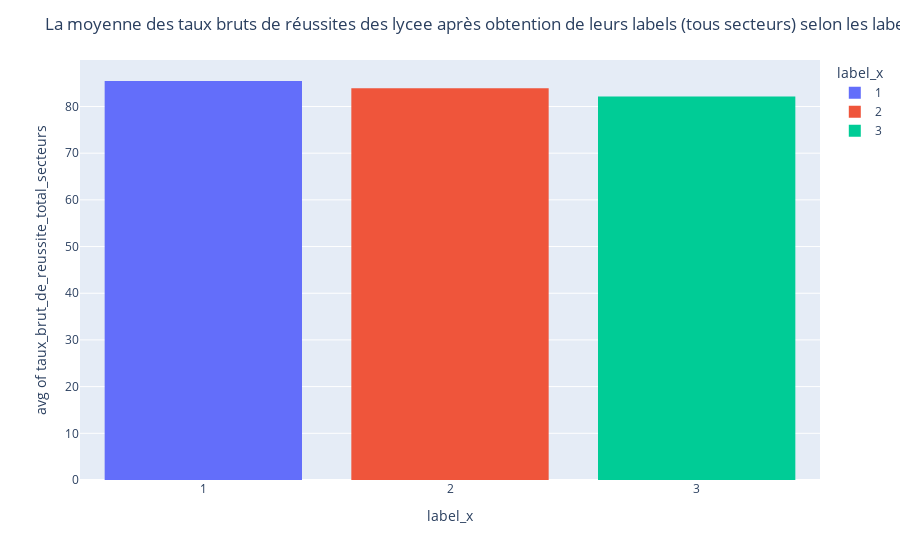

The code cell stored with this chart in its notebook:
### Markdown cell above
**Taux de réussite constaté**

- Le taux de réussite au baccalauréat est la proportion, parmi les élèves présents à l’examen, de ceux qui ont obtenu le diplôme
- Le graphique ci-dessous montre que le moyenne du taux de réussite est presque similaire selon que l'école
    a un abel 1 ou 3.
- Il est donc intéréssant d'aller voir qu'elle étaient les moyennes de taux de réussite de ces écoles avant
    obtention de leurs labels numérique !

### Code cell
# transform label to numeric
df_result["label_x"] = pd.to_numeric(df_result["label_x"])
#sort label by ascending order
df_result.sort_values(by="label_x",inplace=True)
# re transform label to str so it can be a discrete value for visualisations (discrete value)
df_result["label_x"] = df_result["label_x"].apply(str)

#plotting a histogram 
fig = px.histogram(df_result[df_result["resultat_apres_label"] == True], x="label_x", y="taux_brut_de_reussite_total_secteurs", nbins=10, histfunc="avg", color="label_x")
fig.update_layout(title_text="La moyenne des taux bruts de réussites des lycee après obtention de leurs labels (tous secteurs) selon les labels")
fig.show()

### Figure 1 — Plotly figure (JSON) as saved in the notebook; plotly's stock layout.template omitted (floating-point values rounded to 4 significant figures; data arrays with more than 128 entries replaced by an {"elided": "..."} marker saying what was removed)
{"data": [{"alignmentgroup": "True", "bingroup": "x", "histfunc": "avg", "hovertemplate": "label_x=%{x}<br>avg of taux_brut_de_reussite_total_secteurs=%{y}<extra></extra>", "legendgroup": "1", "marker": {"color": "#636efa", "pattern": {"shape": ""}}, "name": "1", "nbinsx": 10, "offsetgroup": "1", "orientation": "v", "showlegend": true, "type": "histogram", "x": {"elided": "933 str values"}, "xaxis": "x", "y": {"elided": "933 int values"}, "yaxis": "y"}, {"alignmentgroup": "True", "bingroup": "x", "histfunc": "avg", "hovertemplate": "label_x=%{x}<br>avg of taux_brut_de_reussite_total_secteurs=%{y}<extra></extra>", "legendgroup": "2", "marker": {"color": "#EF553B", "pattern": {"shape": ""}}, "name": "2", "nbinsx": 10, "offsetgroup": "2", "orientation": "v", "showlegend": true, "type": "histogram", "x": {"elided": "206 str values"}, "xaxis": "x", "y": {"elided": "206 int values"}, "yaxis": "y"}, {"alignmentgroup": "True", "bingroup": "x", "histfunc": "avg", "hovertemplate": "label_x=%{x}<br>avg of taux_brut_de_reussite_total_secteurs=%{y}<extra></extra>", "legendgroup": "3", "marker": {"color": "#00cc96", "pattern": {"shape": ""}}, "name": "3", "nbinsx": 10, "offsetgroup": "3", "orientation": "v", "showlegend": true, "type": "histogram", "x": ["3", "3", "3", "3", "3", "3", "3", "3", "3", "3", "3", "3", "3", "3", "3", "3", "3", "3", "3", "3", "3", "3", "3", "3", "3", "3", "3", "3", "3", "3", "3", "3", "3", "3", "3", "3", "3", "3", "3", "3", "3", "3", "3", "3", "3", "3", "3", "3", "3", "3", "3", "3", "3", "3", "3"], "xaxis": "x", "y": [91, 93, 89, 89, 91, 96, 85, 85, 80, 91, 89, 91, 87, 93, 68, 91, 71, 70, 73, 96, 86, 81, 70, 73, 86, 81, 70, 70, 89, 87, 90, 70, 89, 87, 68, 73, 86, 81, 82, 85, 86, 86, 81, 64, 81, 74, 64, 82, 86, 81, 83, 79, 79, 82, 86], "yaxis": "y"}], "layout": {"barmode": "relative", "legend": {"title": {"text": "label_x"}, "tracegroupgap": 0}, "margin": {"t": 60}, "title": {"text": "La moyenne des taux bruts de réussites des lycee après obtention de leurs labels (tous secteurs) selon les labels"}, "xaxis": {"anchor": "y", "categoryarray": ["1", "2", "3"], "categoryorder": "array", "domain": [0, 1], "title": {"text": "label_x"}}, "yaxis": {"anchor": "x", "domain": [0, 1], "title": {"text": "avg of taux_brut_de_reussite_total_secteurs"}}}}
